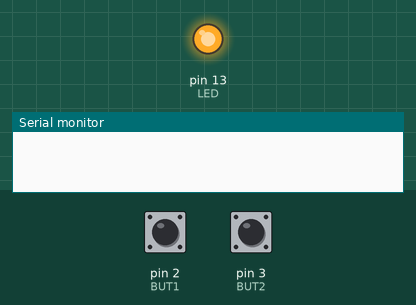
Simulated run of this sketch. Board: Arduino Uno, built with avr-gcc and run on an emulated ATmega328P. Shown: output pins drawn as LEDs (lit = HIGH), the last lines printed to the serial monitor. Inputs (shaded band) come from the test bench; at power-on: pin 2 (BUT1) LOW, pin 3 (BUT2) LOW.

Above: at 1.2 s.
1.3 s: pin 2 (BUT1) pulled HIGH for 1 s
At 2.9 s:
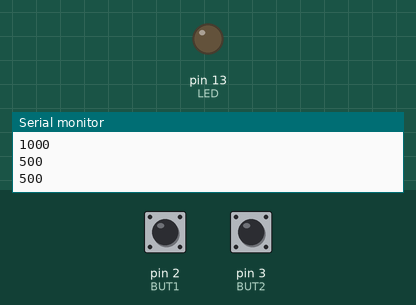
3.8 s: pin 2 (BUT1) pulled HIGH for 3.2 s
At 4.17 s:
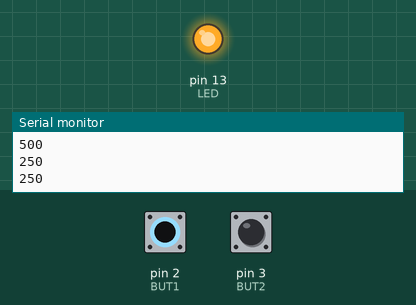
8.5 s: pin 2 (BUT1) pulled HIGH for 0.15 s
At 9.4 s:
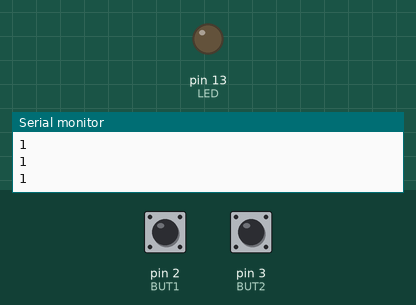
10.1 s: pin 3 (BUT2) pulled HIGH for 0.15 s
At 10.6 s:
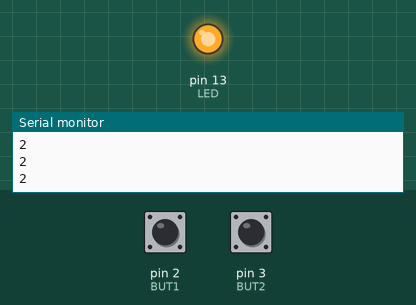
11.7 s: pin 2 (BUT1) pulled HIGH for 0.15 s
At 12.9 s:
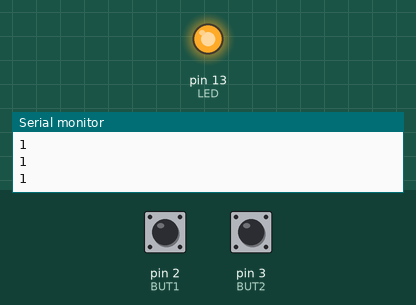
13.3 s: pin 3 (BUT2) pulled HIGH for 1 s
Timing chart, 0 to 17.3 s (numbered marks = the images above; inputs shaded):
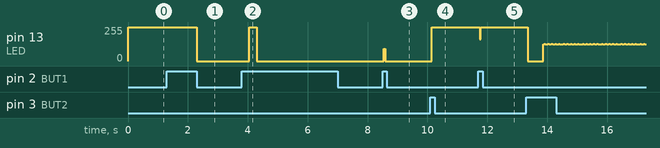

Measured:
- after the input at 1.3 s, pin 13 (LED): 255/255 → 0/255 after 1.0 s
- after the input at 3.8 s, pin 13 (LED): 0/255 → 255/255 after 0.25 s, → 0/255 0.25 s later
- after the input at 8.5 s, pin 13 (LED): 0/255 → 91/255 at once, → 0/255 0.04 s later
- after the input at 10.1 s, pin 13 (LED): 0/255 → 255/255 after 0.05 s
- after the input at 11.7 s, pin 13 (LED): 255/255 → 164/255 at once, → 255/255 0.04 s later

The sketch:

Tarefa2.ino
```cpp
#define LED 13
#define BUT1 2
#define BUT2 3


int time1,time2,time3=0;
int flag=0;
int led_status=1;
int time_stamp=2000;
int state1=0;

void setup()
{
  Serial.begin(9800);
  pinMode(LED,OUTPUT);
  pinMode(BUT1,INPUT);
  pinMode(BUT2,INPUT);

  digitalWrite(LED,led_status);
}

void loop()
{
  time1=millis();
  if(!flag)
  {
    if(time1-time2==time_stamp)
    {
      led_status=!led_status;
      digitalWrite(LED,led_status);
      Serial.println(time1-time2);

      time2=time1;
    }
  }

  if(digitalRead(BUT1)&& (time1-time3>500))
  {
    time_stamp/=2;
    time3=time1;
    time2=time1;
    Serial.println(time_stamp);
  }

  if(digitalRead(BUT2)&& (time1-time3>500))
  {
    time_stamp*=2;
    time3=time1;
    time2=time1;
    Serial.println(time_stamp);
  }

  if(digitalRead(BUT2)&& digitalRead(BUT1) && ((time1-time3<500) ||(time1-time2<500) ) )
    while(true)
      digitalWrite(LED,HIGH);


}
```
